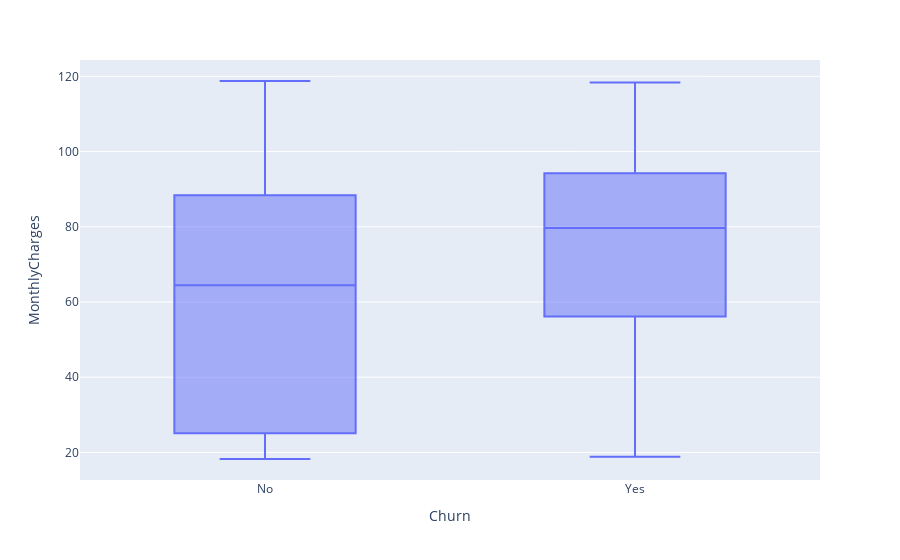

This figure's notebook cell:
### Code cell
fig = px.box(df, x = 'Churn'  , y='MonthlyCharges')
fig.show()

### Figure 1 — Plotly figure (JSON) as saved in the notebook; plotly's stock layout.template omitted (floating-point values rounded to 4 significant figures; data arrays with more than 128 entries replaced by an {"elided": "..."} marker saying what was removed)
{"data": [{"alignmentgroup": "True", "hovertemplate": "Churn=%{x}<br>MonthlyCharges=%{y}<extra></extra>", "legendgroup": "", "marker": {"color": "#636efa"}, "name": "", "notched": false, "offsetgroup": "", "orientation": "v", "showlegend": false, "type": "box", "x": {"elided": "7043 str values"}, "x0": " ", "xaxis": "x", "y": {"elided": "7043 float values"}, "y0": " ", "yaxis": "y"}], "layout": {"boxmode": "group", "legend": {"tracegroupgap": 0}, "margin": {"t": 60}, "xaxis": {"anchor": "y", "domain": [0, 1], "title": {"text": "Churn"}}, "yaxis": {"anchor": "x", "domain": [0, 1], "title": {"text": "MonthlyCharges"}}}}
